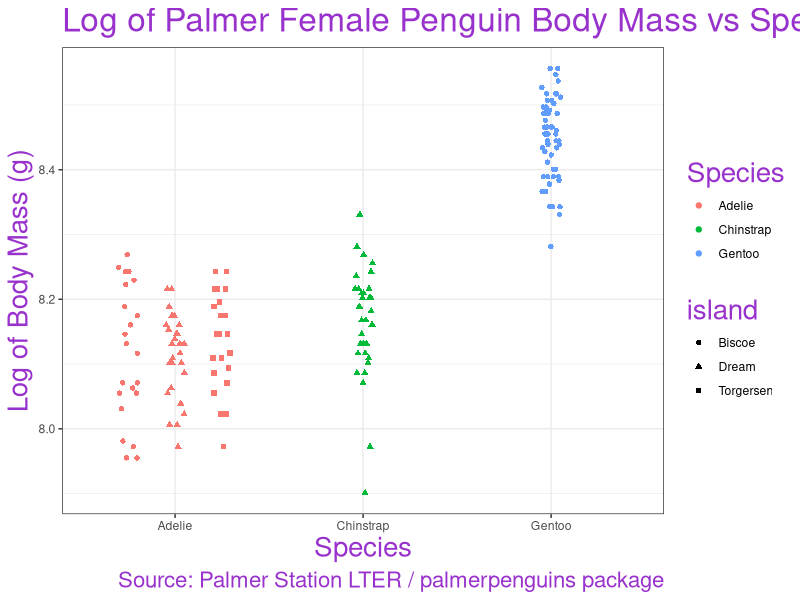
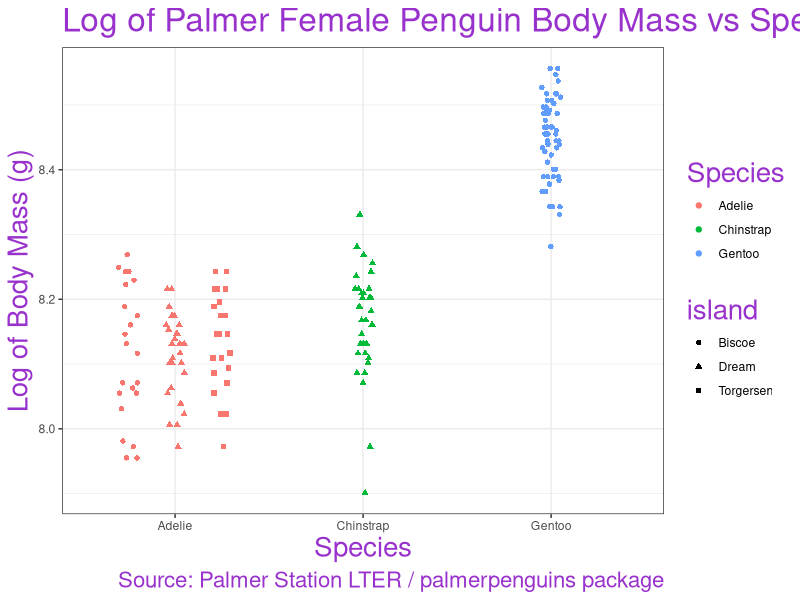

Reproduce these figures in R, in order.
##### Week 4 Homework Practice with dplyr (Part 1) ####
##### Created by: Sally Heo ####
##### Updated on: 2022-02-15 ##########################

## Load libraries needed for code ####
library(palmerpenguins) # Load the Palmer Penguins data set
library(tidyverse) # Loading tidyverse
library(here) # Loading here

#### Load data ###
# The data is part of the package and is called penguins
glimpse(penguins) # Glimpse allows us to look at penguins data

#### Data analysis ### 

#### Part 1 ##########

data <- penguins %>% # Using the penguin dataframe
  drop_na(sex) %>% # Dropping rows with NAs from a specific column
  group_by(species, island, sex) %>% # Group by species, island, and sex
  summarise(mean_body_mass = mean(body_mass_g, na.rm =TRUE), # Calculating the mean of body mass
            variance_body_mass = var(body_mass_g, na.rm=TRUE)) # Calculating the variance of body mass
View(data) # Viewing the data of calculated mean, variance of body mass by species, island, sex without any NAs

#### Part 2 ###########

penguins %>% # Plot and using penguins dataframe
  filter(sex != "male") %>% # Filter out male penguins
  mutate(log_mass = log(body_mass_g)) %>% # Mutate: Adding a new column with log body_mass, and to calculate log body mass
  select(species, island, sex, log_mass) %>% # Select only the columns for species, island, sex, and log body mass
  ggplot(aes(x = species, # Making a plot using the data above, x-axis species
             y= log_mass, # y-axis is log_mass
             color = species, # Mapped to color for the species
             shape = island))+ # Mapped to a different variable than color, which in this case is island
  geom_point(position = position_jitterdodge()) + # Using point geometry with jitterdodge
  labs(title = "Log of Palmer Female Penguin Body Mass vs Species",  # Adding title for plot
       caption = "Source: Palmer Station LTER / palmerpenguins package", # Adding the source
       y = "Log of Body Mass (g)", # Changing label for y-axis
       x = "Species",# Changing label for x-axis
       color = "Species") + # Changing label for Species
  theme_bw() +# theme is black and white
  theme(title = element_text(size = 20, color = "darkorchid")) # Element_text() sets the font size, color, and face of the text elements like plot.title
 


ggsave(here("Week_4","Outputs","Homework4lab.pdf"), # Save in Outputs Folder of Week4
       width = 7, height = 5)

